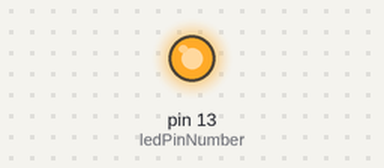
The sketch below on a simulated Arduino Uno, built with avr-gcc and run on an emulated ATmega328P. Shown: output pins drawn as LEDs (lit = HIGH).

Above: at 0.05 s.
Timing chart, 0 to 3.0 s (numbered marks = the images above):
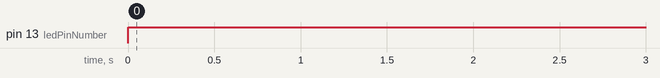

Measured:
- by itself, pin 13 (ledPinNumber): LOW → HIGH at 0.00 s

The sketch:

sketch_aug17a.ino
```cpp
int ledPinNumber = 13;

void setup() {
  // put your setup code here, to run once:
  pinMode(ledPinNumber, OUTPUT);
}

void loop() {
  // put your main code here, to run repeatedly:
  digitalWrite(ledPinNumber,HIGH);
  delay(1000);
  digitalWrite(ledPinNumber,LOW);
  delay(0);
}
```
